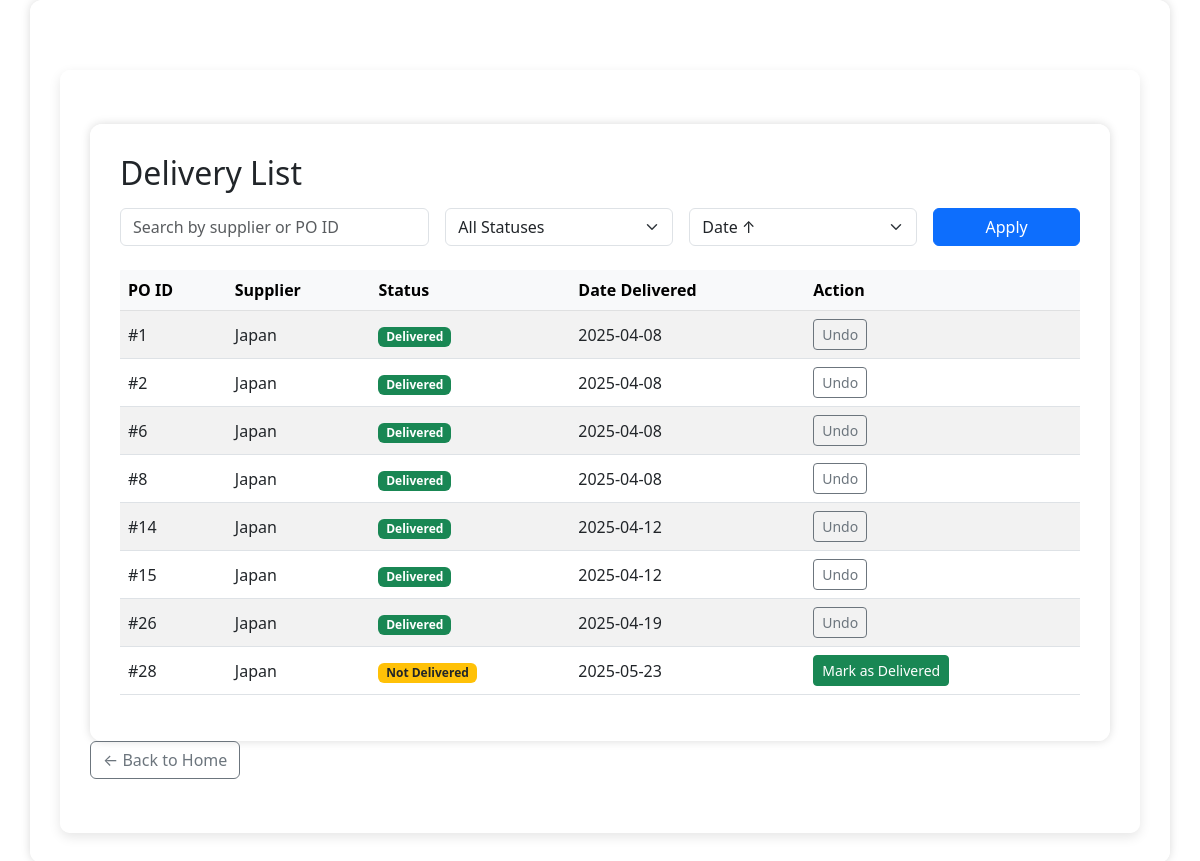
Page /deliveries/ on the committed database.
### core/models.py (models this page shows, shortened)
class Delivery(models.Model):
    purchase_order = models.ForeignKey('PurchaseOrder', on_delete=models.CASCADE)
    delivery_date = models.DateField()
    received_by = models.ForeignKey('auth.User', on_delete=models.SET_NULL, null=True)
    notes = models.TextField(blank=True, null=True)
    delivered = models.BooleanField(default=False)

class PurchaseOrder(models.Model):
    supplier = models.ForeignKey(Supplier, on_delete=models.CASCADE)
    date_created = models.DateField(auto_now_add=True)
    expected_delivery_date = models.DateField(blank=True, null=True)
    status = models.CharField(max_length=20, default='Pending')  # e.g., Pending, Delivered, Cancelled

class Supplier(models.Model):
    name = models.CharField(max_length=255)
    contact_person = models.CharField(max_length=255, blank=True, null=True)
    email = models.EmailField(blank=True, null=True)
    phone = models.CharField(max_length=20, blank=True, null=True)
    address = models.TextField(blank=True, null=True)

### core/views.py (the view)
# urls.py: path('deliveries/', views.delivery_list, name='delivery_list'),
def delivery_list(request):
    search_query = request.GET.get('search', '')
    status_filter = request.GET.get('status', '')
    sort_by = request.GET.get('sort', 'delivery_date')
    deliveries = Delivery.objects.all()
    if search_query:
        deliveries = deliveries.filter(
            Q(purchase_order__supplier__name__icontains=search_query) |
            Q(purchase_order__id__icontains=search_query)
        )
    if status_filter == 'delivered':
        deliveries = deliveries.filter(delivered=True)
    elif status_filter == 'not_delivered':
        deliveries = deliveries.filter(delivered=False)
    if sort_by in ['delivery_date', '-delivery_date', 'delivered']:
        deliveries = deliveries.order_by(sort_by)
    paginator = Paginator(deliveries, 10)
    page_number = request.GET.get("page")
    page_obj = paginator.get_page(page_number)
    context = {
        'deliveries': page_obj,
        'search_query': search_query,
        'status_filter': status_filter,
        'sort_by': sort_by
    }
    return render(request, 'core/delivery_list.html', context)

### core/templates/core/delivery_list.html (shortened to what this page needs)
{% extends 'base.html' %}
{% block content %}
{% load static %}
<div class="container mt-4">
  <h2 class="mb-3">Delivery List</h2>
  <form method="get" class="row g-3 mb-4">
    <div class="col-md-4">
      <input type="text" name="search" class="form-control" placeholder="Search by supplier or PO ID" value="{{ search_query }}">
    </div>
    <div class="col-md-3">
      <select name="status" class="form-select">
        <option value="">All Statuses</option>
      </select>
    </div>
    <div class="col-md-3">
      <select name="sort" class="form-select">
        <option value="delivery_date" {% if sort_by == 'delivery_date' %}selected{% endif %}>Date ↑</option>
      </select>
    </div>
    <div class="col-md-2">
      <button type="submit" class="btn btn-primary w-100">Apply</button>
    </div>
  </form>
  <div class="table-responsive">
    <table class="table table-striped align-middle">
      <thead class="table-light">
        <tr>
          <th>PO ID</th>
          <th>Supplier</th>
          <th>Status</th>
          <th>Date Delivered</th>
          <th>Action</th>
        </tr>
      </thead>
      <tbody>
        {% for delivery in deliveries %}
        <tr>
          <td>#{{ delivery.purchase_order.id }}</td>
          <td>{{ delivery.purchase_order.supplier.name }}</td>
          <td>
            {% if delivery.delivered %}
              <span class="badge bg-success">Delivered</span>
            {% else %}
              <span class="badge bg-warning text-dark">Not Delivered</span>
            {% endif %}
          </td>
          <td>{{ delivery.delivery_date|date:"Y-m-d" }}</td>
          <td>
            {% if delivery.delivered %}
              <a href="{% url 'undo_delivery' delivery.id %}" class="btn btn-sm btn-outline-secondary">Undo</a>
            {% else %}
              <a href="{% url 'mark_as_delivered' delivery.id %}" class="btn btn-sm btn-success">Mark as Delivered</a>
            {% endif %}
          </td>
        </tr>
        {% empty %}
        <tr>
          <td colspan="5" class="text-center text-muted">No deliveries found.</td>
        </tr>
        {% endfor %}
      </tbody>
    </table>
  </div>
</div>
<a href="{% url 'home' %}" class="btn btn-outline-secondary mb-4">← Back to Home</a>
{% endblock %}

### rows in the picture
Delivery: purchase_order.id "1", purchase_order.supplier.name "Japan", delivered "Delivered", delivery_date "2025-04-08"
Delivery: purchase_order.id "2", purchase_order.supplier.name "Japan", delivered "Delivered", delivery_date "2025-04-08"
Delivery: purchase_order.id "6", purchase_order.supplier.name "Japan", delivered "Delivered", delivery_date "2025-04-08"
Delivery: purchase_order.id "8", purchase_order.supplier.name "Japan", delivered "Delivered", delivery_date "2025-04-08"
Delivery: purchase_order.id "14", purchase_order.supplier.name "Japan", delivered "Delivered", delivery_date "2025-04-12"
Delivery: purchase_order.id "15", purchase_order.supplier.name "Japan", delivered "Delivered", delivery_date "2025-04-12"
Delivery: purchase_order.id "26", purchase_order.supplier.name "Japan", delivered "Delivered", delivery_date "2025-04-19"
Delivery: purchase_order.id "28", purchase_order.supplier.name "Japan", delivered "Not Delivered", delivery_date "2025-05-23"
